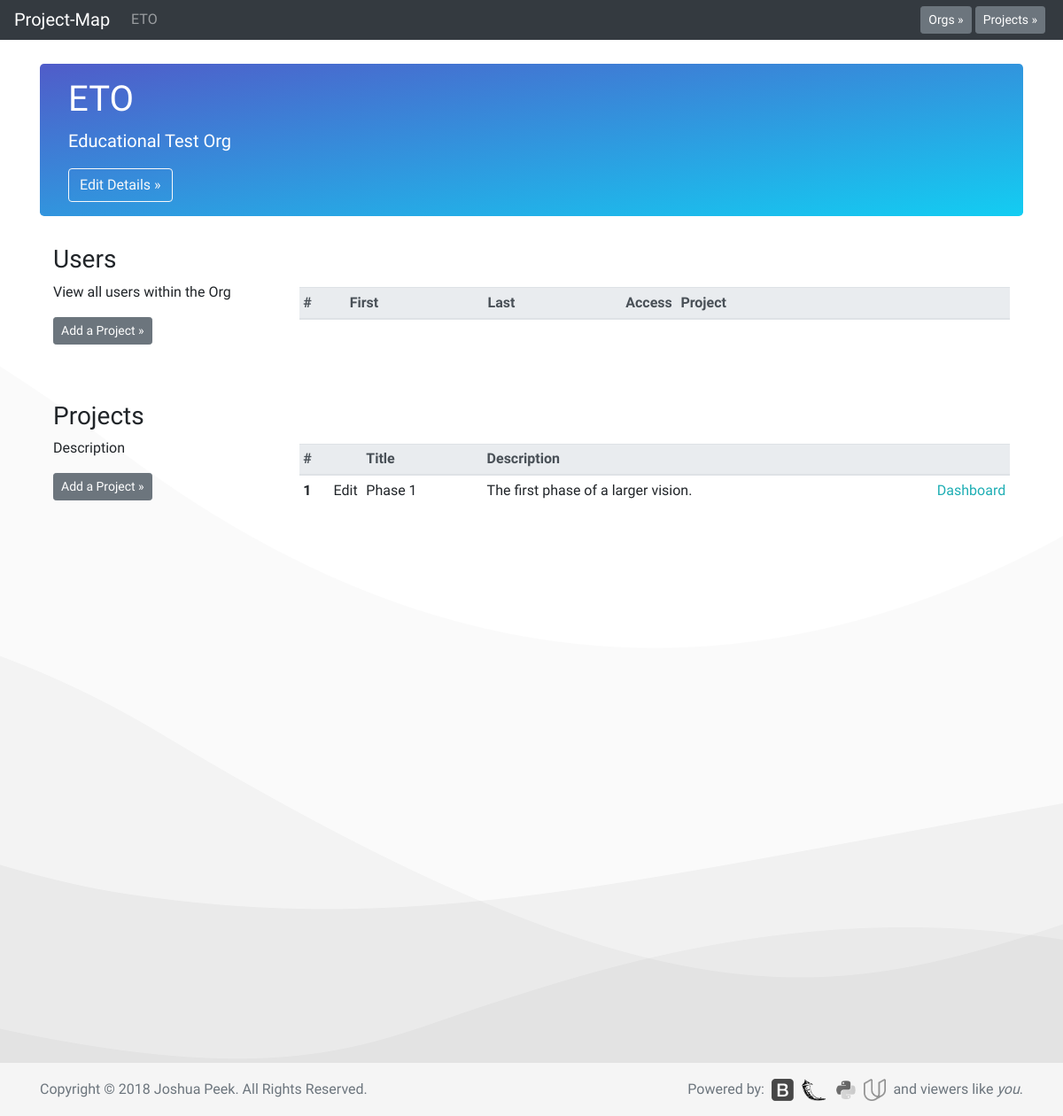
The app's page /o?1, older data.
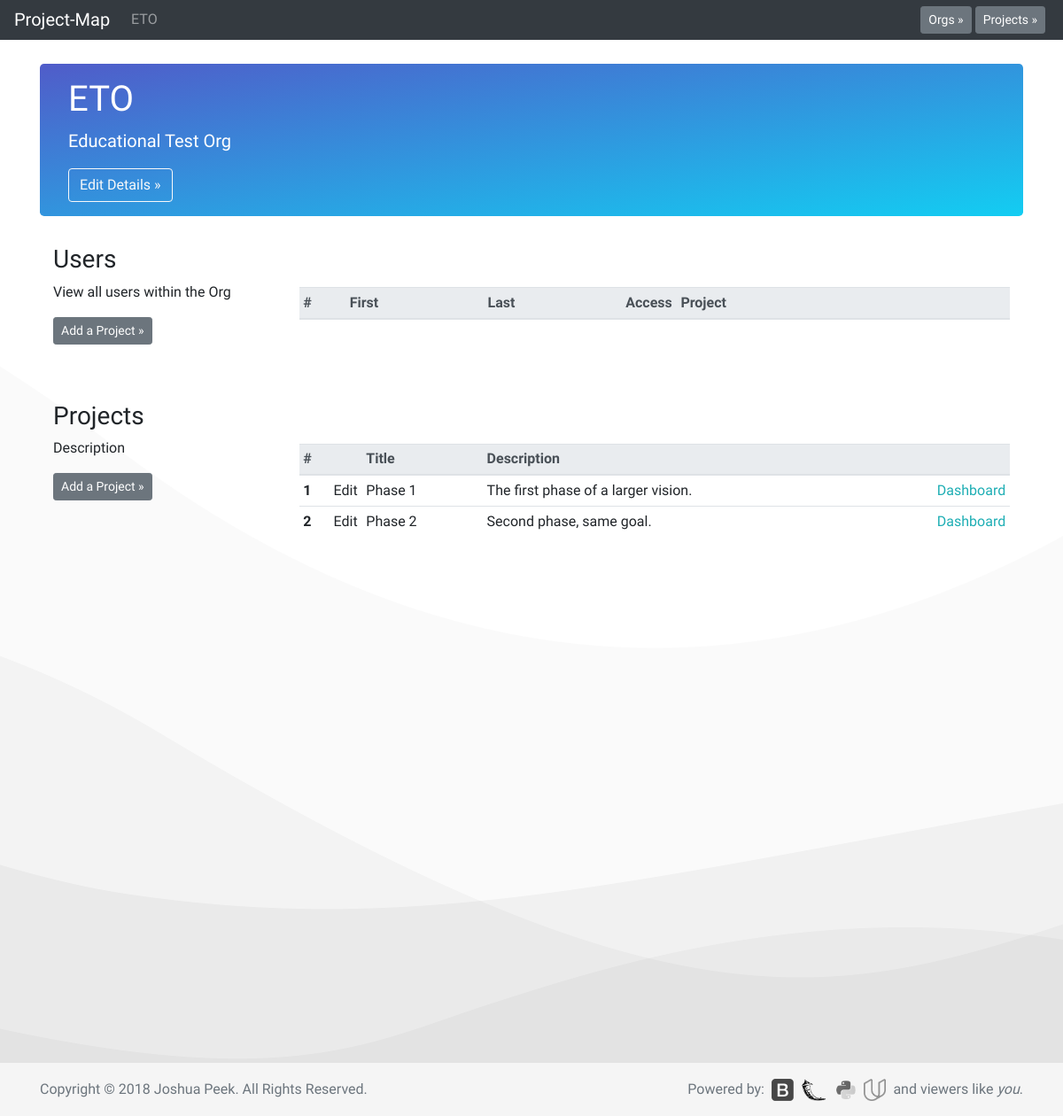
The same page, newer data.
### database_setup.py (models this page shows, shortened)
class Project(Base):
    __tablename__ = 'project'
    id = Column(Integer, primary_key=True)
    title = Column(String(250), nullable=False)
    description = Column(String(500))
    org_id = Column(Integer, ForeignKey('org.id'))
    org = relationship(Org)

### app.py (the view)
@app.route('/o?<int:org_id>')
def orgPage(org_id):
    allorgs = session.query(Org).all()
    allprojects = session.query(Project).all()
    org = session.query(Org).filter_by(id=org_id).one()
    projects = session.query(Project).filter_by(org_id=org.id).all()
    userOrgs = session.query(userOrg).filter_by(org_id=org.id).all()
    return render_template('org.html', org=org, projects=projects,
                            allorgs=allorgs, allprojects=allprojects,
                            userOrgs=userOrgs)

### templates/org.html (shortened to what this page needs)
<!doctype html>
<html lang="en">
  {% include "header.html" %}
  <body>
    {% include "menu.html" %}
    <main role="main" class="container">
      <div class="jumbotron" style="padding:1rem 2rem;background-color:#505cc9;background-image:linear-gradient(to bottom right, #505cc9, #13cdf2);">
        <h1>{{org.title}}</h1>
        <p class="lead">{{org.description}}</p>
        <button type="button" class="btn btn-md btn btn-outline-light" data-toggle="modal" data-target="#edit-org-details">Edit Details &raquo;</button>
      </div>
      {% if projects != [] %}
      <div class="container">
        <div class="row mb-4">
          <div class="col-md-3">
            <h3>Users</h3>
              <p>View all users within the Org</p>
              <p><button type="button" class="btn btn-secondary btn-sm" data-toggle="modal" data-target="#add-project">Add a Project &raquo;</button></p>
              <br>
          </div>
          <div class="col-md-9">
            <br><br>
            <table class="table table-responsive table-sm table-hover" width="100%">
              <thead class="thead-light">
                <tr>
                  <th scope="col" width="55px">#</th>
                  <th scope="col" width="165px">First</th>
                  <th scope="col" width="165px">Last</th>
                  <th scope="col" width="50px">Access</th>
                  <th scope="col" width="350px">Project</th>
                  <th scope="col" width="51px"></th>
                </tr>
              </thead>
            </table>
          </div>
        </div>
      </div>
      {% endif %}
      <div class="container">
        <div class="row mb-4">
          <div class="col-md-3">
            <h3>Projects</h3>
              <p>Description</p>
              <p><button type="button" class="btn btn-secondary btn-sm" data-toggle="modal" data-target="#add-project">Add a Project &raquo;</button></p>
              <br>
          </div>
          <div class="col-md-9">
            <br><br>
            <table class="table table-responsive table-sm table-hover" width="100%">
              <thead class="thead-light">
                <tr>
                  <th scope="col" width="35px">#</th>
                  <th scope="col" width="30px"></th>
                  <th scope="col" width="140px">Title</th>
                  <th scope="col" width="527px">Description</th>
                  <th scope="col" width="70px"></th>
                </tr>
              </thead>
              <tbody>
                {% for i in projects %}
                <tr>
                  <th scope="row">{{loop.index}}</th>
                  <td>Edit</td>
                  <td>{{i.title}}</td>
                  <td>{{i.description}}</td>
                  <td><a href="{{url_for('projectPage', org_id = i.org.id,  project_id = i.id)}}">Dashboard</a></td>
                </tr>
                {% endfor %}
              </tbody>
            </table>
          </div>
        </div>
      </div>
    </main>
  {% include "footer.html" %}
  </body>
</html>

Row changes from the older to the newer data that the page shows:
added Project: title "Phase 2", description "Second phase, same goal."
